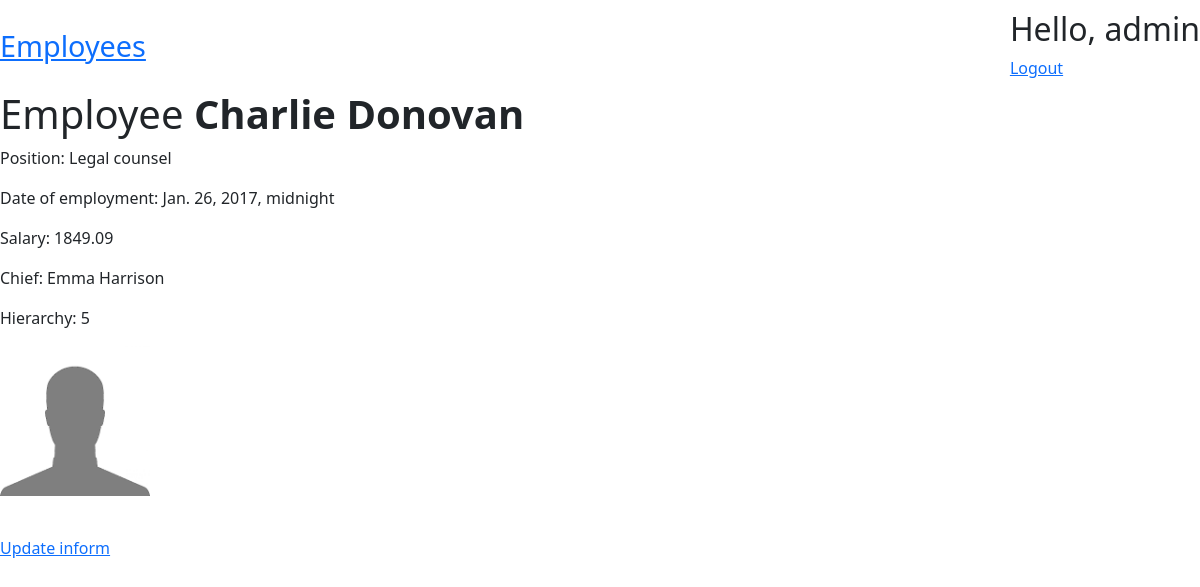
The page /GazBrom/employees/197/ (signed in) on the database as committed earlier.
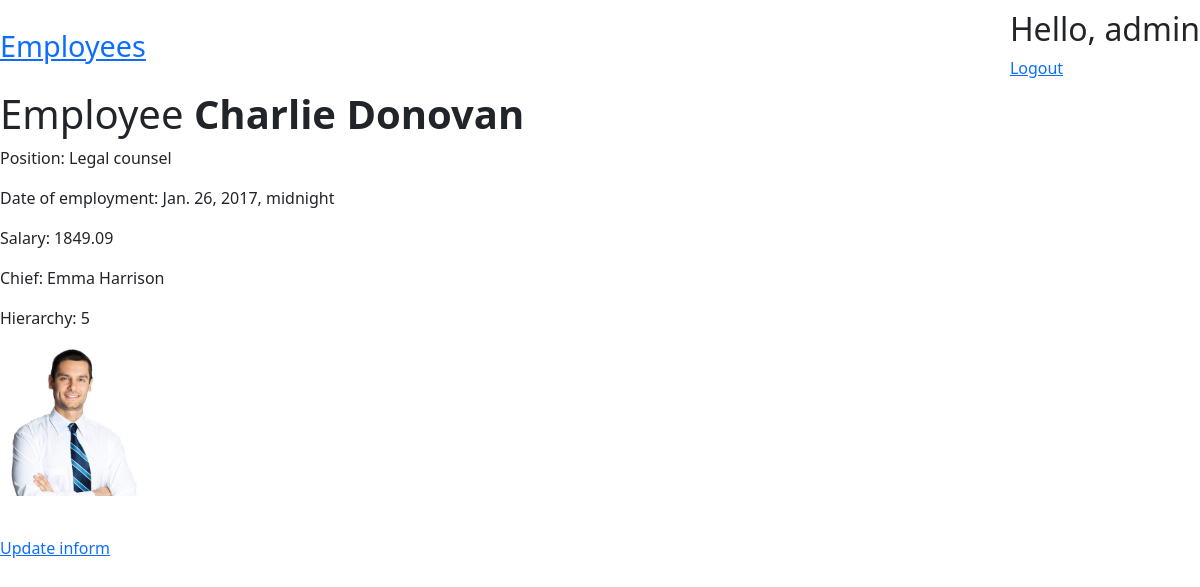
The same page on the database as committed later.
### employeesapp/models.py (models this page shows, shortened)
class Employee(models.Model):
    class Meta: #конфигурационный класс
        ordering = ["name"] #сортировка по полю по алфавиту
    name = models.CharField(max_length=150)
    position = models.TextField(null=False, blank=True)
    date_of_empl = models.DateTimeField(null=False, blank=True)
    salary = models.DecimalField(default=0, max_digits=8, decimal_places=2)
    chief = models.CharField(max_length=150)
    hierarchy = models.IntegerField(default=6, null=False)
    photo = models.ImageField(upload_to='images/', null=True, blank=True)

### employeesapp/views.py (the view)
# urls.py: path('employees/<int:pk>/', EmployeeDetailsView.as_view(), name='employee_details'),
class EmployeeDetailsView(LoginRequiredMixin, View):
    def get(self, request: HttpRequest, pk: int) -> HttpResponse:
        employee = get_object_or_404(Employee, pk=pk)
        context = {
            "Employee": employee,
        }
        return render(request, 'employeesapp/employee-details.html', context=context)

### employeesapp/templates/employeesapp/employee-details.html (shortened to what this page needs)
{% extends "employeesapp/base.html" %}
{% block body %}
    <div class="fixed-container">
        <h1>Employee <strong>{{ Employee.name }}</strong></h1>
        <div>
            <p>Position: {{ Employee.position }}</p>
            <p>Date of employment: {{ Employee.date_of_empl }}</p>
            <p>Salary: {{ Employee.salary }}</p>
            <p>Chief: {{ Employee.chief }}</p>
            <p>Hierarchy: {{ Employee.hierarchy }}</p>
            {% if not Employee.photo %}
                <p><img src="/media/images/nobody.jpg" width="150px"></p>
            {% else %}
                <p><img src="{{ Employee.photo.url }}" width="150px"></p>
            {% endif %}
        </div>
        <div>
            <br>
            <a href={% url 'employeesapp:employee_update' pk=Employee.pk%}>Update inform</a><br>
        </div>
    </div>
{% endblock %}

Rows that differ between the two databases and show on the page:
changed Employee "Charlie Donovan": photo: picture added
